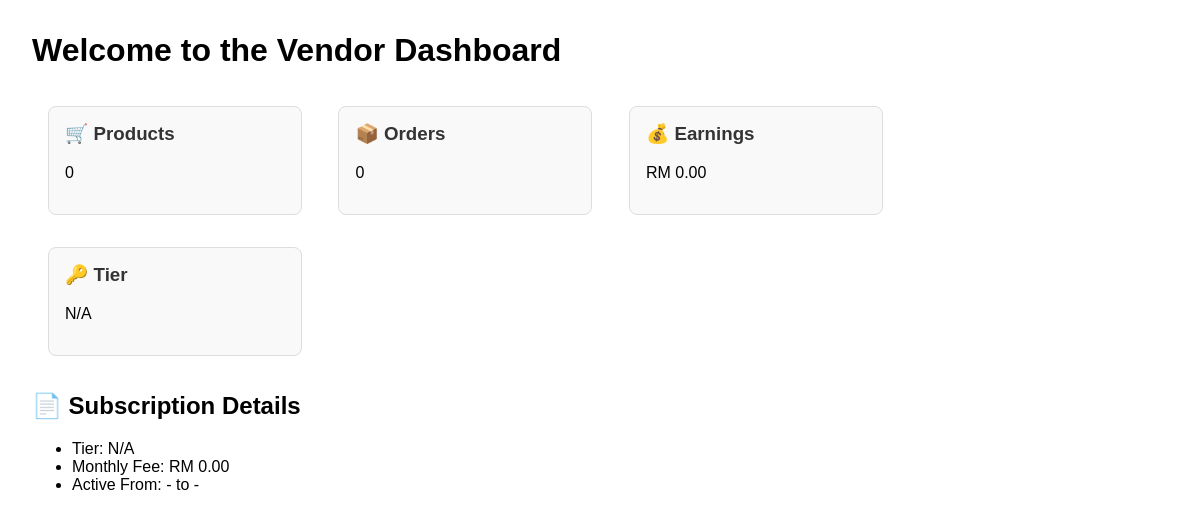
Before: /dashboard_vendor.php with the older database file.
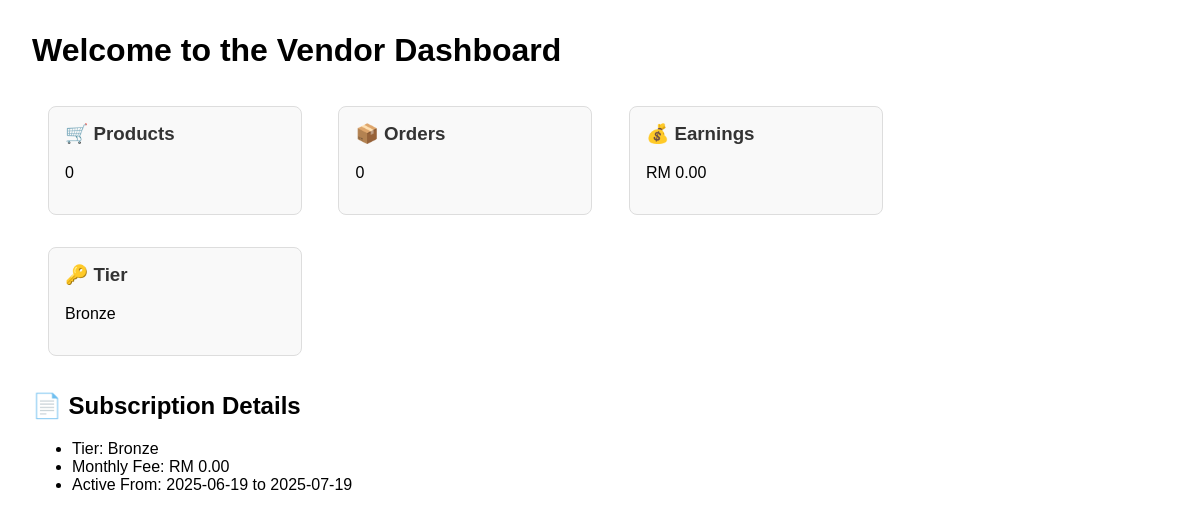
After: the same page with the newer database file.
### tables this page shows
CREATE TABLE `vendor_subscriptions` (
  `id` int(11) NOT NULL,
  `vendor_id` int(11) DEFAULT NULL,
  `tier_id` int(11) DEFAULT NULL,
  `start_date` date DEFAULT NULL,
  `end_date` date DEFAULT NULL,
  `payment_amount` decimal(10,2) DEFAULT NULL,
  `is_active` tinyint(1) DEFAULT 1
);

CREATE TABLE `subscription_tiers` (
  `tier_id` int(11) NOT NULL,
  `name` varchar(50) NOT NULL,
  `monthly_fee` decimal(10,2) NOT NULL,
  `commission_percent` decimal(5,2) NOT NULL,
  `description` text DEFAULT NULL,
  `is_archive` tinyint(1) DEFAULT 0
);

### dashboard_vendor.php (the view, shortened to what this page needs)
<?php
include 'Db_Connect.php';
$vendor_id = $_SESSION['vendor_id'] ?? 3;
$productCount = $conn->query("SELECT COUNT(*) AS total FROM products WHERE vendor_id = $vendor_id AND is_archive = 0")->fetch_assoc()['total'];
$orderCount = $conn->query("SELECT COUNT(*) AS total FROM orders WHERE vendor_id = $vendor_id")->fetch_assoc()['total'];
$earnings = $conn->query("SELECT SUM(vendor_earnings) AS total FROM orders WHERE vendor_id = $vendor_id")->fetch_assoc()['total'] ?? 0.00;
$subscription = $conn->query("
    SELECT st.name, st.monthly_fee, vs.start_date, vs.end_date
    FROM vendor_subscriptions vs
    JOIN subscription_tiers st ON vs.tier_id = st.tier_id
    WHERE vs.vendor_id = $vendor_id AND vs.is_active = 1
    LIMIT 1
")->fetch_assoc();
?>
<!DOCTYPE html>
<html>
<head>
</head>
<body>
<?php include 'header.php'; ?>
<div class="card"><h3>🛒 Products</h3><p><?= $productCount ?></p></div>
<div class="card"><h3>📦 Orders</h3><p><?= $orderCount ?></p></div>
<div class="card"><h3>💰 Earnings</h3><p>RM <?= number_format($earnings, 2) ?></p></div>
<div class="card"><h3>🔑 Tier</h3><p><?= $subscription['name'] ?? 'N/A' ?></p></div>
<h2>📄 Subscription Details</h2>
<ul>
    <li>Tier: <?= $subscription['name'] ?? 'N/A' ?></li>
    <li>Monthly Fee: RM <?= number_format($subscription['monthly_fee'] ?? 0, 2) ?></li>
    <li>Active From: <?= $subscription['start_date'] ?? '-' ?> to <?= $subscription['end_date'] ?? '-' ?></li>
</ul>
</body>
</html>

### header.php (shortened to what this page needs)
<?php
$vendor_name = 'to the Vendor Dashboard';
?>
<header>
    <h1>Welcome <?= htmlspecialchars($vendor_name) ?></h1>
</header>

### dashboard_vendor.php (style rules this page uses)
body { font-family: Arial; margin: 2rem; }
.card { display: inline-block; width: 220px; padding: 1rem; margin: 1rem; border: 1px solid #ddd; border-radius: 8px; background: #f9f9f9; }
.card h3 { margin-top: 0; color: #333; }

Changed rows visible on the page:
added vendor_subscriptions: tier.name "Bronze", tier.monthly_fee "0.00", start_date "2025-06-19", end_date "2025-07-19"
Other visible differences:
$subscription['name']: "N/A" → (not shown)
$subscription['monthly_fee']: "0.00" → (not shown)
$subscription['start_date']: "-" → (not shown)
$subscription['end_date']: "-" → (not shown)
